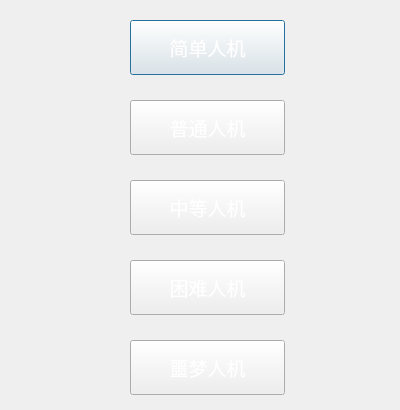
<?xml version="1.0" encoding="UTF-8"?>
<ui version="4.0">
 <class>LevelDialog</class>
 <widget class="QDialog" name="LevelDialog">
  <property name="geometry">
   <rect>
    <x>0</x>
    <y>0</y>
    <width>400</width>
    <height>410</height>
   </rect>
  </property>
  <property name="cursor">
   <cursorShape>UpArrowCursor</cursorShape>
  </property>
  <property name="windowTitle">
   <string>选择难度</string>
  </property>
  <property name="windowIcon">
   <iconset resource="MainFrame.qrc">
    <normaloff>:/new/prefix1/Image/Icon/图标.jpg</normaloff>:/new/prefix1/Image/Icon/图标.jpg</iconset>
  </property>
  <property name="styleSheet">
   <string notr="true"/>
  </property>
  <widget class="QPushButton" name="easyAI_button">
   <property name="geometry">
    <rect>
     <x>130</x>
     <y>20</y>
     <width>155</width>
     <height>55</height>
    </rect>
   </property>
   <property name="font">
    <font>
     <family>华文行楷</family>
     <pointsize>14</pointsize>
    </font>
   </property>
   <property name="cursor">
    <cursorShape>PointingHandCursor</cursorShape>
   </property>
   <property name="styleSheet">
    <string notr="true">background-image: url(:/new/prefix1/Image/Button/150.50.jpg);
color: rgb(255, 255, 255);</string>
   </property>
   <property name="text">
    <string>简单人机</string>
   </property>
  </widget>
  <widget class="QPushButton" name="middleAI_button">
   <property name="geometry">
    <rect>
     <x>130</x>
     <y>180</y>
     <width>155</width>
     <height>55</height>
    </rect>
   </property>
   <property name="font">
    <font>
     <family>华文行楷</family>
     <pointsize>14</pointsize>
    </font>
   </property>
   <property name="cursor">
    <cursorShape>PointingHandCursor</cursorShape>
   </property>
   <property name="styleSheet">
    <string notr="true">background-image: url(:/new/prefix1/Image/Button/150.50.jpg);

color: rgb(255, 255, 255);</string>
   </property>
   <property name="text">
    <string>中等人机</string>
   </property>
  </widget>
  <widget class="QPushButton" name="difficultAI_button">
   <property name="geometry">
    <rect>
     <x>130</x>
     <y>260</y>
     <width>155</width>
     <height>55</height>
    </rect>
   </property>
   <property name="font">
    <font>
     <family>华文行楷</family>
     <pointsize>14</pointsize>
    </font>
   </property>
   <property name="cursor">
    <cursorShape>PointingHandCursor</cursorShape>
   </property>
   <property name="styleSheet">
    <string notr="true">background-image: url(:/new/prefix1/Image/Button/150.50.jpg);

color: rgb(255, 255, 255);</string>
   </property>
   <property name="text">
    <string>困难人机</string>
   </property>
  </widget>
  <widget class="QPushButton" name="nightmareAI_button">
   <property name="geometry">
    <rect>
     <x>130</x>
     <y>340</y>
     <width>155</width>
     <height>55</height>
    </rect>
   </property>
   <property name="font">
    <font>
     <family>华文行楷</family>
     <pointsize>14</pointsize>
    </font>
   </property>
   <property name="cursor">
    <cursorShape>PointingHandCursor</cursorShape>
   </property>
   <property name="styleSheet">
    <string notr="true">background-image: url(:/new/prefix1/Image/Button/150.50.jpg);

color: rgb(255, 255, 255);</string>
   </property>
   <property name="text">
    <string>噩梦人机</string>
   </property>
  </widget>
  <widget class="QPushButton" name="normalAI_button">
   <property name="geometry">
    <rect>
     <x>130</x>
     <y>100</y>
     <width>155</width>
     <height>55</height>
    </rect>
   </property>
   <property name="font">
    <font>
     <family>华文行楷</family>
     <pointsize>14</pointsize>
    </font>
   </property>
   <property name="cursor">
    <cursorShape>PointingHandCursor</cursorShape>
   </property>
   <property name="styleSheet">
    <string notr="true">background-image: url(:/new/prefix1/Image/Button/150.50.jpg);

color: rgb(255, 255, 255);</string>
   </property>
   <property name="text">
    <string>普通人机</string>
   </property>
  </widget>
  <widget class="QLabel" name="label">
   <property name="geometry">
    <rect>
     <x>0</x>
     <y>0</y>
     <width>400</width>
     <height>410</height>
    </rect>
   </property>
   <property name="cursor">
    <cursorShape>ArrowCursor</cursorShape>
   </property>
   <property name="styleSheet">
    <string notr="true">background-image: url(:/new/prefix1/Image/Background/2_副本.jpg);</string>
   </property>
   <property name="text">
    <string/>
   </property>
  </widget>
  <zorder>label</zorder>
  <zorder>easyAI_button</zorder>
  <zorder>middleAI_button</zorder>
  <zorder>difficultAI_button</zorder>
  <zorder>nightmareAI_button</zorder>
  <zorder>normalAI_button</zorder>
 </widget>
 <resources>
  <include location="MainFrame.qrc"/>
 </resources>
 <connections/>
</ui>
